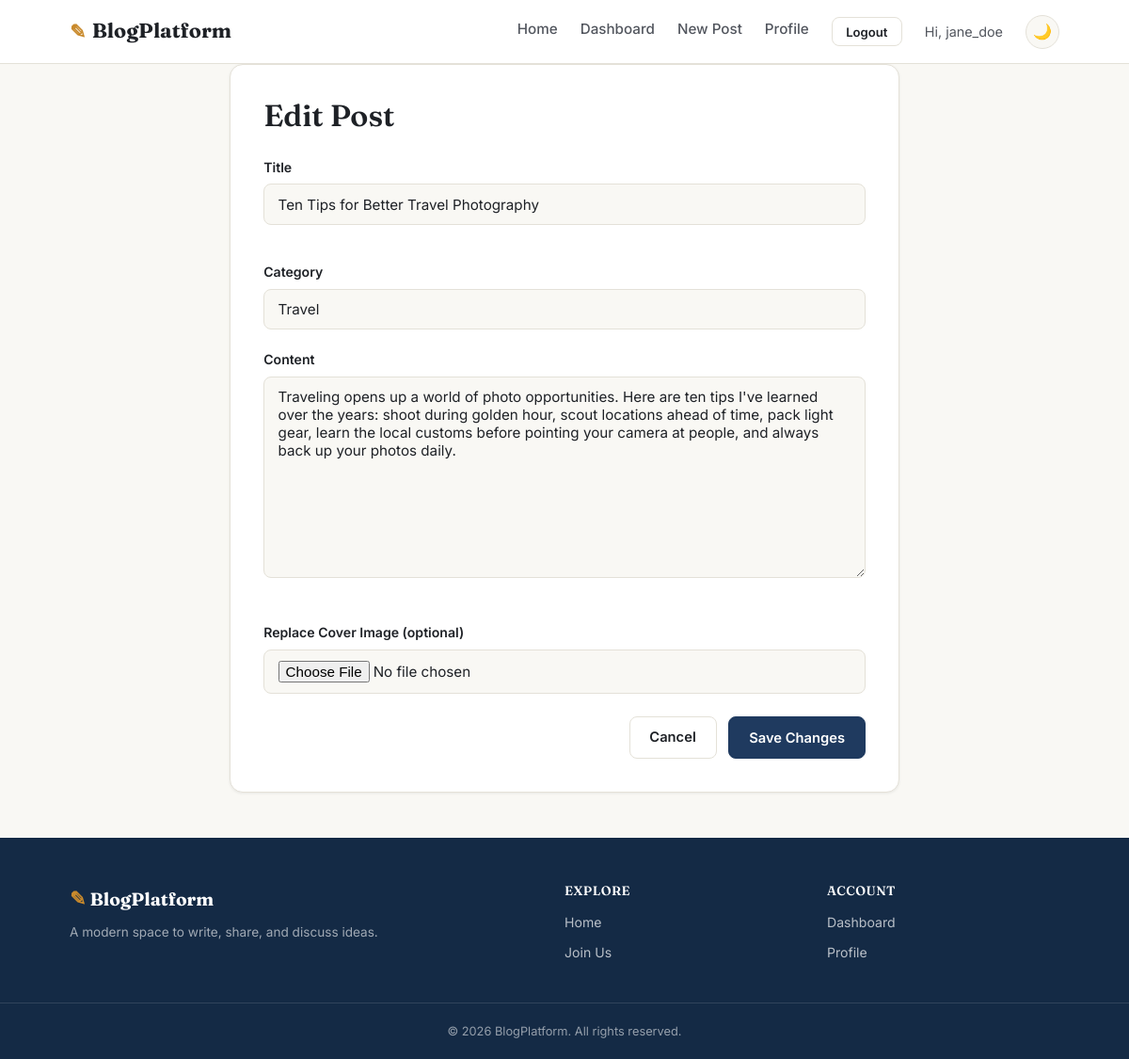
The app's page /posts/2/edit (signed in) with its own data.
### models.py (models this page shows, shortened)
class User(UserMixin, db.Model):
    __tablename__ = "users"
    id = db.Column(db.Integer, primary_key=True)
    username = db.Column(db.String(80), unique=True, nullable=False, index=True)
    email = db.Column(db.String(150), unique=True, nullable=False, index=True)
    password_hash = db.Column(db.String(255), nullable=False)
    bio = db.Column(db.String(500), default="")
    created_at = db.Column(db.DateTime, default=datetime.utcnow)
    posts = db.relationship(
        "BlogPost", backref="author", lazy="dynamic", cascade="all, delete-orphan"
    )
    comments = db.relationship(
        "Comment", backref="author", lazy="dynamic", cascade="all, delete-orphan"
    )

class BlogPost(db.Model):
    __tablename__ = "blog_posts"
    id = db.Column(db.Integer, primary_key=True)
    title = db.Column(db.String(200), nullable=False)
    content = db.Column(db.Text, nullable=False)
    category = db.Column(db.String(50), default="General", index=True)
    image_filename = db.Column(db.String(255), nullable=True)
    created_at = db.Column(db.DateTime, default=datetime.utcnow, index=True)
    updated_at = db.Column(db.DateTime, default=datetime.utcnow, onupdate=datetime.utcnow)
    user_id = db.Column(db.Integer, db.ForeignKey("users.id"), nullable=False)
    comments = db.relationship(
        "Comment", backref="post", lazy="dynamic", cascade="all, delete-orphan"
    )
    liked_by = db.relationship(
        "User", secondary=post_likes, backref=db.backref("liked_posts", lazy="dynamic")
    )

### routes.py (the view)
@pages_bp.route("/posts/<int:post_id>/edit")
@login_required
def edit_post_page(post_id):
    post = db.session.get(BlogPost, post_id)
    if post is None:
        abort(404)
    if post.user_id != current_user.id:
        flash("You can only edit your own posts.", "error")
        return redirect(url_for("pages.index"))
    return render_template("edit_post.html", post=post)

### templates/edit_post.html (shortened to what this page needs)
{% extends "base.html" %}
{% block content %}
<div class="container narrow">
  <div class="form-card">
    <h1>Edit Post</h1>
    <form id="editPostForm" class="post-form" novalidate>
      <div class="form-group">
        <label for="title">Title</label>
        <input type="text" id="title" name="title" required maxlength="200" value="{{ post.title }}">
        <small class="form-error" id="titleError"></small>
      </div>
      <div class="form-group">
        <label for="category">Category</label>
        <input type="text" id="category" name="category" value="{{ post.category }}">
      </div>
      <div class="form-group">
        <label for="content">Content</label>
        <textarea id="content" name="content" rows="10" required>{{ post.content }}</textarea>
        <small class="form-error" id="contentError"></small>
      </div>
      <div class="form-group">
        <label for="image">Replace Cover Image (optional)</label>
        <input type="file" id="image" name="image" accept="image/png, image/jpeg, image/gif, image/webp">
      </div>
      <div class="form-actions">
        <a href="{{ url_for('pages.dashboard') }}" class="btn btn-outline">Cancel</a>
        <button type="submit" class="btn btn-primary">Save Changes</button>
      </div>
    </form>
  </div>
</div>
{% endblock %}

### templates/base.html (shortened to what this page needs)
<!DOCTYPE html>
<html lang="en" data-theme="light">
<head>
<link rel="stylesheet" href="{{ url_for('static', filename='css/style.css') }}">
</head>
<body>
<nav class="navbar">
  <div class="navbar-container">
    <a href="{{ url_for('pages.index') }}" class="navbar-brand">
      <span class="brand-icon">✎</span> BlogPlatform
    </a>
    <div class="navbar-links" id="navLinks">
      <a href="{{ url_for('pages.index') }}" class="nav-link {% if request.endpoint == 'pages.index' %}active{% endif %}">Home</a>
      {% if current_user.is_authenticated %}
        <a href="{{ url_for('pages.dashboard') }}" class="nav-link {% if request.endpoint == 'pages.dashboard' %}active{% endif %}">Dashboard</a>
        <a href="{{ url_for('pages.create_post_page') }}" class="nav-link {% if request.endpoint == 'pages.create_post_page' %}active{% endif %}">New Post</a>
        <a href="{{ url_for('profile.profile') }}" class="nav-link {% if request.endpoint == 'profile.profile' %}active{% endif %}">Profile</a>
        <form action="{{ url_for('auth.logout') }}" method="POST" class="inline-form">
          <button type="submit" class="btn btn-outline btn-sm">Logout</button>
        </form>
        <span class="navbar-user">Hi, {{ current_user.username }}</span>
      {% else %}
        <a href="{{ url_for('pages.login_page') }}" class="nav-link {% if request.endpoint == 'pages.login_page' %}active{% endif %}">Login</a>
        <a href="{{ url_for('pages.register_page') }}" class="btn btn-primary btn-sm">Sign Up</a>
      {% endif %}
      <button class="theme-toggle" id="themeToggle" aria-label="Toggle dark mode" title="Toggle dark/light mode">
        <span id="themeIcon">🌙</span>
      </button>
    </div>
  </div>
</nav>
<main class="main-content">
  {% block content %}{% endblock %}
</main>
<footer class="footer">
  <div class="footer-container">
    <div class="footer-brand">
      <span class="brand-icon">✎</span> BlogPlatform
      <p>A modern space to write, share, and discuss ideas.</p>
    </div>
    <div class="footer-links">
      <h4>Explore</h4>
      <a href="{{ url_for('pages.index') }}">Home</a>
      <a href="{{ url_for('pages.register_page') }}">Join Us</a>
    </div>
    <div class="footer-links">
      <h4>Account</h4>
      {% if current_user.is_authenticated %}
        <a href="{{ url_for('pages.dashboard') }}">Dashboard</a>
        <a href="{{ url_for('profile.profile') }}">Profile</a>
      {% else %}
        <a href="{{ url_for('pages.login_page') }}">Login</a>
      {% endif %}
    </div>
  </div>
  <div class="footer-bottom">
    &copy; 2026 BlogPlatform. All rights reserved.
  </div>
</footer>
</body>
</html>

### records on screen
User: username "jane_doe"
BlogPost: title "Ten Tips for Better Travel Photography", category "Travel", content "Traveling opens up a world of photo opportunities. Here are ten tips I've learned over the years: shoot during golden hour, scout locations ahead of time, pack light gear, learn the local customs before pointing your camera at people, and always back up your photos daily."
